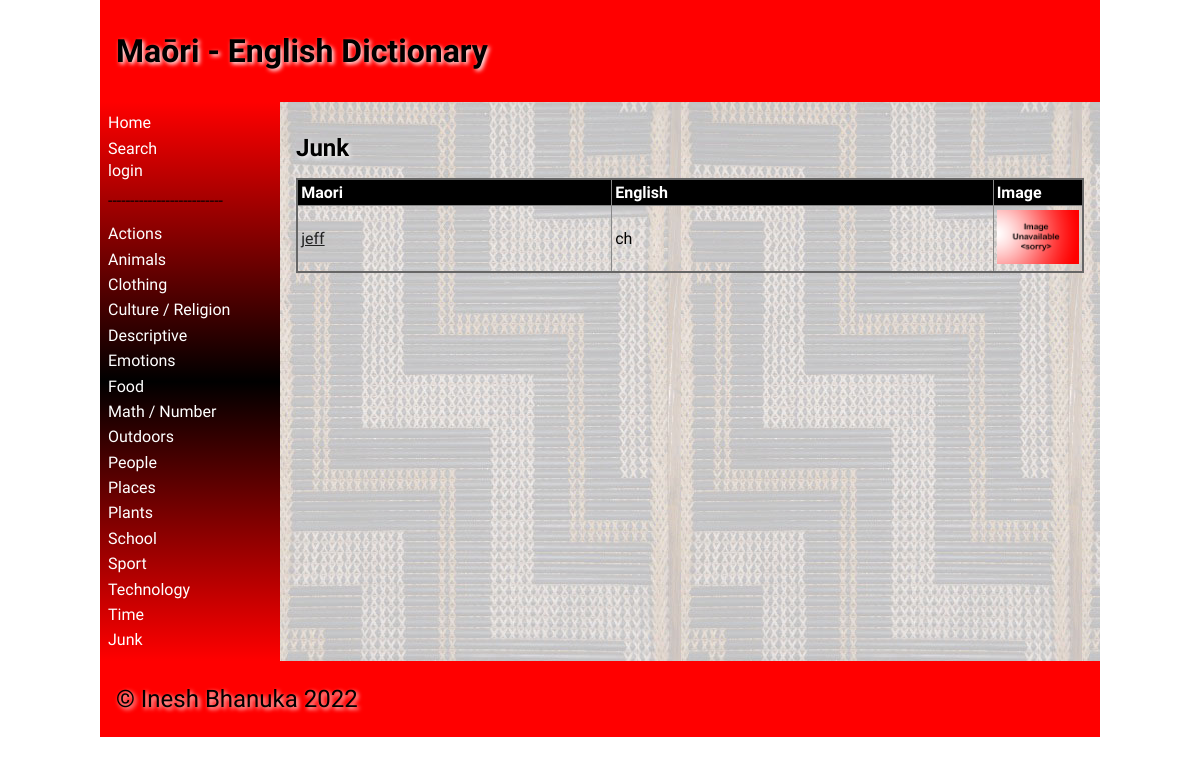
Before: /category/18 with the older database file.
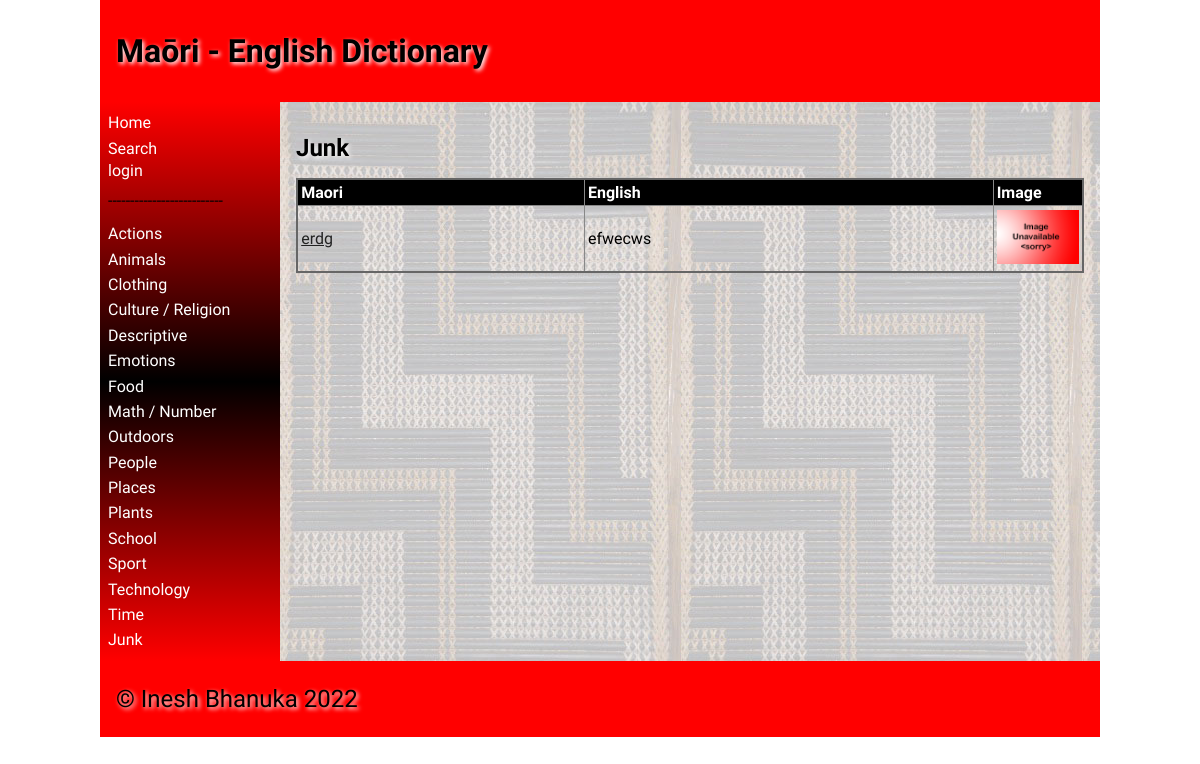
After: the same page with the newer database file.
### tables this page shows
CREATE TABLE "category"
(
    id            integer
        primary key autoincrement,
    category_name varchar(30)
);

CREATE TABLE "dictionary"
(
    id          integer
        primary key autoincrement,
    maori       varchar(30),
    english     varchar(30),
    description varchar(1000),
    level       integer,
    category_id integer
        references category
            on delete cascade,
    user_id     integer
        references user_details
            on delete set null,
    date_added  datetime
);

### app.py (the view)
@app.route('/category/<id>', methods=["POST", "GET"])
def render_category(id):
    if request.method == "POST":
        print(request.form)
        maori = request.form.get("maori").strip()
        english = request.form.get("english").strip()
        description = request.form.get("description").strip()
        level = request.form.get("level")
        email = session.get('email')
        con = create_connection(DATABASE)
        cur = con.cursor()
        query = "SELECT id FROM dictionary WHERE maori = ?"
        cur.execute(query, (maori,))
        maori_id = cur.fetchall()
        print(f"line 360 maori_id = {maori_id}")
        if len(maori_id) != 0:
            con.commit()
            con.close()
            return redirect(f"/category/{id}?error=The+word+{maori}+already+exists")
        else:
            cur = con.cursor()
            sql = """INSERT INTO dictionary (maori, english, description, level, category_id, date_added, user_id)
                       VALUES (?, ?, ?, ?, ?, date(), (SELECT id FROM user_details WHERE email = ?))"""
            try:
                cur.execute(sql, (maori, english, description, level, id, email,))
            except sqlite3.IntegrityError:
                redirect(f"/category/{id}?error=The+word+{maori}+already+exists")
            con.commit()
            con.close()
            return redirect(f'/category/{id}')
    else:
        con = create_connection(DATABASE)
        cur = con.cursor()
        query = """SELECT c.category_name, d.maori, d.english, d.id, c.id
                   FROM category c
                   LEFT JOIN dictionary d on c.id = d.category_id
                   WHERE c.id = ?"""
        cur.execute(query, (id,))
        category_words = cur.fetchall()
        print(category_words)
        con.close()
        if category_words[0][3] is None:
            category_words_parm = []
        category_words_parm = category_words
        image_names = get_image_filenames(category_words_parm)
        print (f"Line 381 : image_names = {image_names}")
        error = request.args.get('error')
        if error == None:
            error = ""
        return render_template("category.html", category_words=category_words_parm, logged_in=is_logged_in(),
                               image_names=image_names, error=error,
                               category_list=render_category_list(), allow_edit=allow_edit())

### app.py (called while the page is built, shortened)
def create_connection(db_file):
    try:
        connection = sqlite3.connect(db_file)
        connection.execute('pragma foreign_keys=ON')
        return connection
    except Error as e:
        print(e)
    return None

def render_category_list():
    con = create_connection(DATABASE)
    cur = con.cursor()
    query = "SELECT * FROM category"
    cur.execute(query)
    category_list = cur.fetchall()
    con.close()
    return category_list

def get_image_filename(english_name):
    path_file = f"static\\images\\{english_name}.*"
    print(path_file)
    listing = glob.glob(path_file)
    for filename in listing:
        print(filename)
        return os.path.basename(filename)
    return "noimage.png"

def get_image_filenames(words):
    image_names = []
    for word in words:
        image_names.append(get_image_filename(word[2]))
    return image_names

def is_logged_in():
    if session.get('email') is None:
        print("not logged in")
        return False
    else:
        print("logged in")
        return True

def allow_edit():
    if not is_logged_in():
        return False

### templates/category.html (shortened to what this page needs)
{% extends "base.html" %}
{% block main %}
    {% if logged_in and allow_edit %}
        <h2>{{ category_words[0][0] }} <strong>-</strong> <a href="\delete_category\{{ category_words[0][4] }}">Delete Category</a></h2>
    {% else %}
        <h2>{{ category_words[0][0] }}</h2>
    {% endif %}
    <table class="table">
        <thead>
            <tr>
                <th><strong>Maori</strong></th>
                <th><strong>English</strong></th>
                <th><strong>Image</strong></th>
            </tr>
        </thead>
        <tbody>
            {% for word in category_words %}
                <tr>
                    {% if word[1] != None %}
                        <td><a href="\word\{{ word[3] }}?breadcrumb=/category/{{ category_words[0][4] }}">{{ word[1] }}</a></td>
                        <td>{{ word[2] }}</td>
                        <td><img class="thumb" src= "../static/images/{{ image_names[loop.index0]}}"></td>
                    {% endif %}
                </tr>
            {% endfor %}
        </tbody>
    </table>
{% endblock %}

### templates/base.html (shortened to what this page needs)
<!doctype html>
<html lang="en">
<head>
	<link href="{{ url_for('static', filename='css/style.css') }}" rel="stylesheet">
</head>
<body>
	<div id="container">
		<header>
			<h1>{% block heading %}Maōri - English Dictionary{% endblock %}</h1>
		</header>
		<nav>
			<ul>
                <li><a href="/">Home</a></li>
				<li><a href="/search/~">Search</a></li>
				{% if logged_in %}
                    {% if allow_edit %}
					    <a href="/addcategory">Add Category</a>
                    {% endif %}
					<a href="/logout">Logout</a>
                {% else %}
                    <a href="/login">login</a>
                {% endif %}
				<li><p>--------------------------</p></li>
                {% for category in category_list %}
                    <li><a href="/category/{{ category[0] }}">{{ category[1] }}</a></li>
                {% endfor %}
			</ul>
		</nav>
		<main>
            {% block main %}{% endblock %}
        </main>
		<footer>
			<p>
				&copy; Inesh Bhanuka 2022
			</p>
		</footer>
	</div>
</body>
</html>

### static/css/style.css (style rules this page uses)
* { font-family: Comfortaa, sans-serif; margin: 0; padding: 0; box-sizing: border-box; }
#container { display: grid; grid-template-columns: 75px auto; grid-template-areas: 'nav header' 'main main' 'footer footer'; }
header { grid-area: header; background-color: #f00; padding: 1rem; }
nav { grid-area: nav; }
main { grid-area: main; padding: 1rem; background-color: #edd; }
h1, h2, h3, h4 { padding: 1rem 0; font-family: 'Suez One', serif; color: #000; text-shadow: 2px 2px 4px #fff; }
p { padding: 0.5rem 0; }
a { color: #222; }
img { width: 100%; }
table { width: 100%; border: 2px solid #666; border-collapse: collapse; }
table thead { background-color: black; color: white; }
th, td { border: 1px solid #888; padding: 0.2rem; text-align: left; }
th { background-color: #000000; color: #ffffff; }
tr th:last-child { width: 90px; }
tr td:last-child { width: 90px; }
.thumb { max-width: 90px; }
footer { grid-area: footer; padding: 1rem; background-color: #f00; }
footer p { color: #000; text-shadow: 2px 2px 4px #fff; font-size: 1.5rem; }
@media only screen and (min-width: 768px) { #container { grid-template-columns: 180px auto; grid-template-areas: 'header header' 'nav main' 'footer footer'; } }
@media only screen and (min-width: 768px) { nav { background: linear-gradient(180deg, rgba(255,0,0,1) 0%, rgba(0, 0, 0, 1) 50%, rgba(255,0,0,1) 100%); padding: 0.5rem; } }
@media only screen and (min-width: 768px) { nav ul { list-style: none; } }
@media only screen and (min-width: 768px) { nav li { padding: 0.2rem 0; } }
@media only screen and (min-width: 768px) { nav a { color: #fff; text-decoration: none; } }
@media only screen and (min-width: 768px) { main { background-image: url('../images/poutama.jpg'); } }
@media only screen and (min-width: 1000px) { #container { width: 1000px; margin: auto; } }

Changed rows visible on the page:
removed dictionary: maori "jeff", english "ch"
added dictionary: maori "erdg", english "efwecws"
